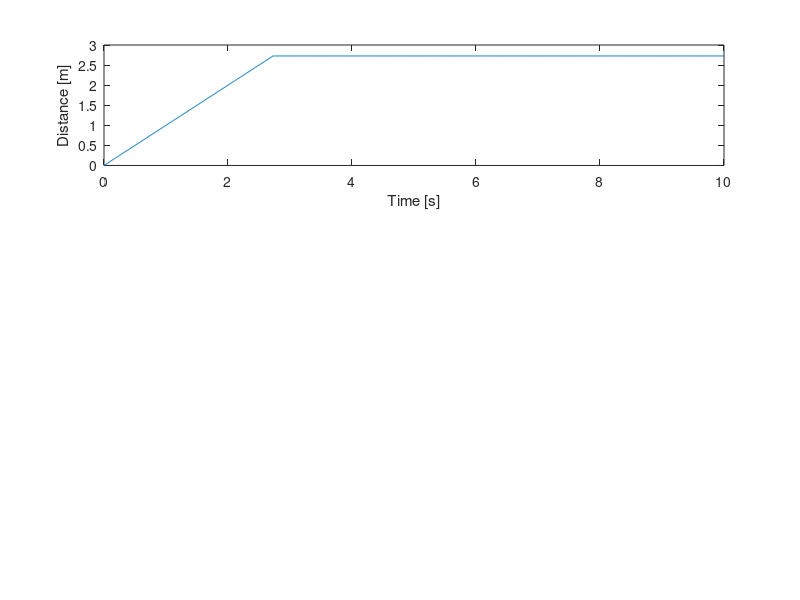

Write the MATLAB code that produced this figure. (Note: this script raises an error after producing the figure.)
%% TRANSFER FUNCTION 
clear all
clc
g = 9.81;
c = 0.0001003302; %damping
l = 1.80; %cable length

sys = tf([-1 0 0], [l 0 g]);  

% Experiment opstelling:
theta_f = pi/4; %gewenste eindhoek kabel
dx_object = 4; %horizontale verplaatsing bak
dx_robot = dx_object - l*sin(theta_f); 



x = 0:0.1:dx_robot; %m
time = 0:0.01:10; %s



% Choose desired input: 

% 1 = ramp input constant speed
% 2 = bang-bang motion law
% 3 = minimal rms

input_type = 1;


% Loop for different velocities
iterations = 4;
indicators = zeros(iterations,2)';

for i = 1:iterations
    input = zeros(length(time),1);

    if input_type == 1
        % snelheid robot = v
        v = i; %m/s
        indicators(1,i) =v;

        % t = x/v: tijd vd beweging vd robot voor constante v
        t = dx_robot/v; %s
    
    
        ramp = v*time(1:ceil(t/0.01)); 

        %ramp
        input(1:ceil(t/0.01)) = ramp;
        %constant position at dx_robot
        input(ceil(t/0.01):end) = dx_robot;

        
    end

    if input_type == 2

        % Duratie beweging zelf te kiezen. Neem zelfde tijden als ramp
        T = dx_robot/i;
        tau1 = time(1:ceil(T/(2*0.01)))/T;
        tau2 = time(ceil(T/(2*0.01)):ceil(T/0.01))/T;
        % bang-bang
        S1 = dx_robot*2*(tau1).^2;
        S2 = dx_robot*(-2*tau2.^2+4*tau2-1);

        
        %motion law input
        input(1:ceil(T/(2*0.01))) = S1;
        input(ceil(T/(2*0.01)):ceil(T/(0.01))) = S2;
        %constant position at end
        input(ceil(T/0.01):end) = dx_robot;
    end
    

    if input_type == 3

        % Duratie beweging zelf te kiezen. Neem zelfde tijden als ramp
        T = dx_robot/i;
        tau = time(1:ceil(T/0.01))/T;
        % minimal rms
        S = dx_robot*(3*tau.^2 - 2*tau.^3);

        
        %motion law input
        input(1:ceil(T/(0.01))) = S;
        
        %constant position at end
        input(ceil(T/0.01):end) = dx_robot;
    end

    % Simulation
    [theta,time] = lsim(sys, input, time); 
    
    % Object position in time
    x_obj = input + l*sin(theta);
    y_obj = l*(1-cos(theta));
    
    % At which time does the object reach it's destination

    % Object final x position is 4m
    search_range_min = dx_object-0.05;
    search_range_max = dx_object+0.05;

    % Find indices where the value falls within the specified range
    indices = find(x_obj >= search_range_min & x_obj <= search_range_max);

    % Height at the destination (should always be the same!!)
    height = y_obj(indices);

    %time = timeindex / 100
    disp('Input iteration = ')
    disp(i)
    if length(indices) ~= 0 
        disp('The moment(s) the object arrives at destination is/are')
        disp(indices/100)
    else
        disp('Destination is not reached, speed too low')
    end

    disp('----------------------------------------------------------')
    
    
    %plots
    if input_type == 1
        figure
        subplot(3,1,1)
        plot(time, input)
        xlabel('Time [s]')
        ylabel('Distance [m]')
        title('Robot position for v=', i)

        subplot(3,1,2)
        plot(time,theta)
        xlabel('Time [s]')
        ylabel('Angle [rad]')
        hold on
        xline(x(end)/i, 'Color', 'r', 'LineStyle', '--');
        yline(pi/4, 'Color', 'g', 'LineStyle', '--');
        title('Theta for v=', i)
        
        subplot(3,1,3)
        plot(x_obj,y_obj)
        xlabel('x-distance [m]')
        ylabel('y-distance [m]')
        hold on
        xline(x(end), 'Color', 'r', 'LineStyle', '--');
        title('Object position')

        indicators(2,i) = 2*max(y_obj*2*g/(v^2));

       
    end

    if input_type == 2
        figure
        subplot(3,1,1)
        plot(time, input)
        xlabel('Time [s]')
        ylabel('Distance [m]')
        title('Robot position for T=', T)

        subplot(3,1,2)
        plot(time,theta)
        xlabel('Time [s]')
        ylabel('Angle [rad]')
        hold on
        xline(x(end)/i, 'Color', 'r', 'LineStyle', '--');
        yline(pi/4, 'Color', 'g', 'LineStyle', '--');
        title('Theta for T=', T)
        
        subplot(3,1,3)
        plot(x_obj,y_obj)
        xlabel('x-distance [m]')
        ylabel('y-distance [m]')
        hold on
        xline(x(end), 'Color', 'r', 'LineStyle', '--');
        title('Object position')
    end

    if input_type == 3
        figure
        subplot(3,1,1)
        plot(time, input)
        xlabel('Time [s]')
        ylabel('Distance [m]')
        title('Robot position for T=', T)

        subplot(3,1,2)
        plot(time,theta)
        xlabel('Time [s]')
        ylabel('Angle [rad]')
        hold on
        xline(x(end)/i, 'Color', 'r', 'LineStyle', '--');
        yline(pi/4, 'Color', 'g', 'LineStyle', '--');
        title('Theta for T=', T)
        
        subplot(3,1,3)
        plot(x_obj,y_obj)
        xlabel('x-distance [m]')
        ylabel('y-distance [m]')
        hold on
        xline(x(end), 'Color', 'r', 'LineStyle', '--');
        title('Object position')
    end
end
%disp(indicators)
